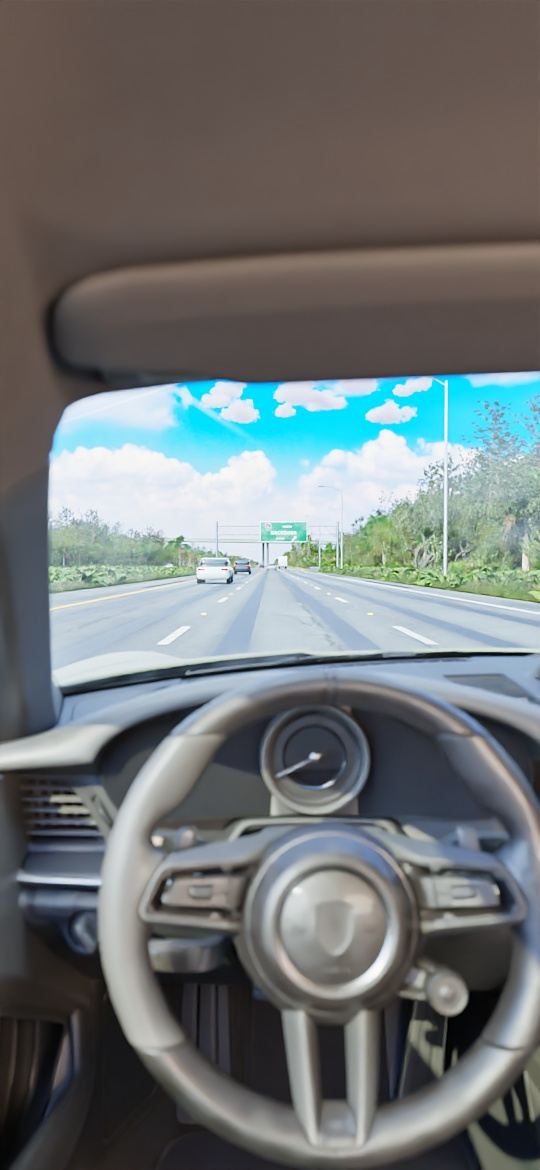
#> input picture end/highway/f0000.jpg, 540 x 1170 px
$ python vintage.py ../highway/f0000.jpg ../highway/f0001.jpg 5
#> lines starting #> are read from the running program, lines starting #| are printed output that depends on the picture
import sys

import numpy as np
from PIL import Image, ImageFilter


def blurred(a, radius):
    return np.asarray(Image.fromarray((a.clip(0, 1) * 255).astype(np.uint8)).filter(ImageFilter.GaussianBlur(radius))).astype(np.float32) / 255.0


def look(a, seed, grain_size=0.7, real=False):
#> called with seed = 5, grain_size = 0.7, real = False
    rng = np.random.default_rng(seed)
    h, w, _ = a.shape
#> h = 1170; w = 540

    bright = np.clip((a.max(axis=2, keepdims=True) - 0.6) / 0.4, 0, 1) * a
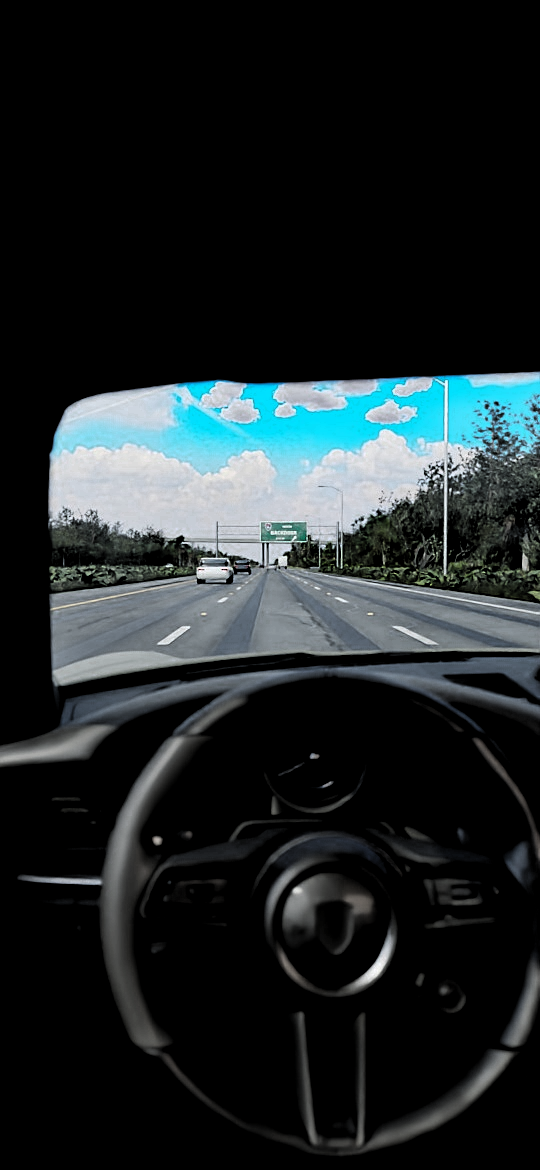
#> bright: shape (1170, 540, 3) float32; mean of channels 0, 1, 2 0.122, 0.15, 0.157; drawn as R, G, B
    glow = blurred(bright, w * 0.012) * np.array([1.0, 0.55, 0.35])
#> in blurred, `return np.asarray(Image.fromarray((a.clip(0, 1) * 255).astype(np.uint8..`:
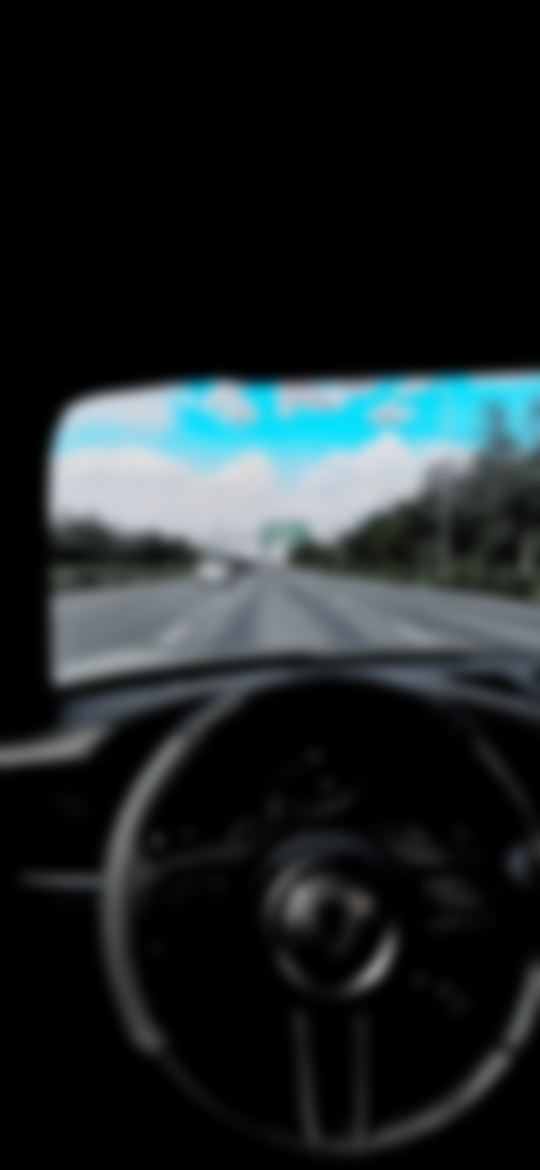
#> returned value: shape (1170, 540, 3) float32; mean of channels 0, 1, 2 0.122, 0.15, 0.157; drawn as R, G, B
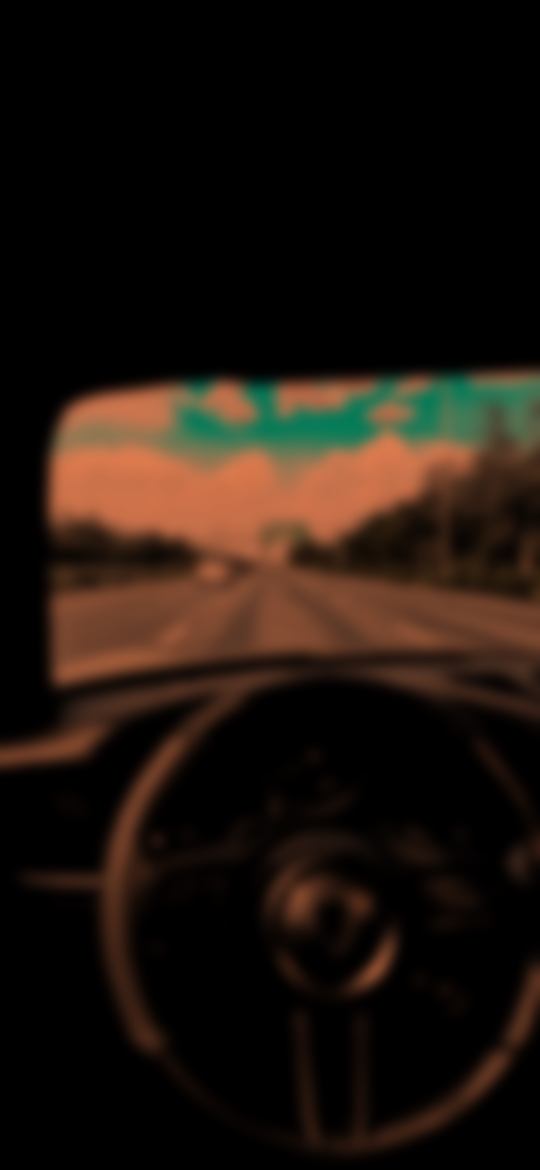
#> glow: shape (1170, 540, 3) float64; mean of channels 0, 1, 2 0.121, 0.0822, 0.0547; drawn as R, G, B
    a = 1 - (1 - a) * (1 - glow * (0.25 if real else 0.55))

    lum = (a * [0.299, 0.587, 0.114]).sum(axis=2, keepdims=True)
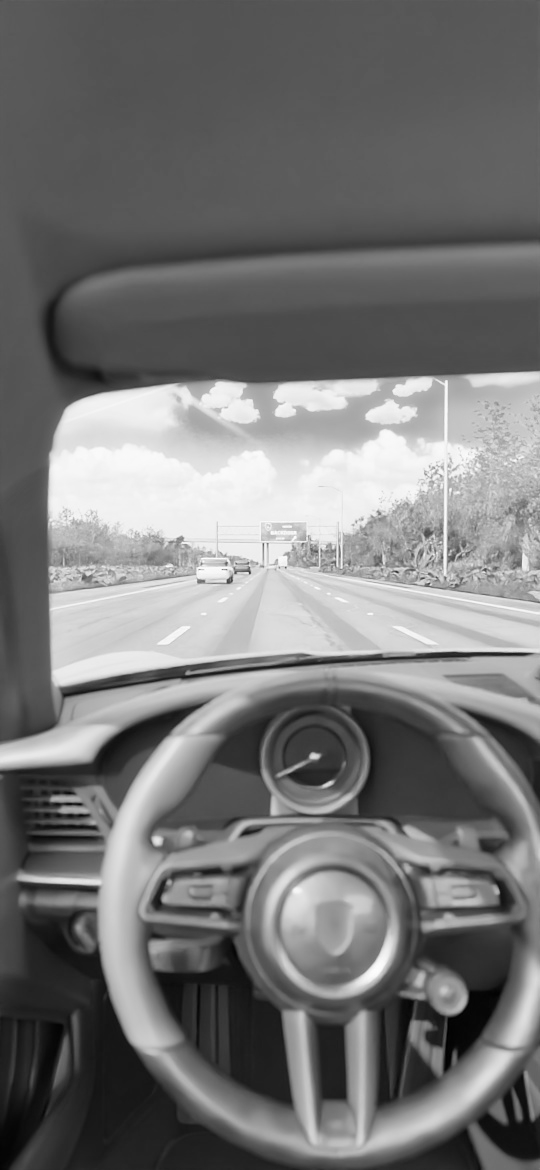
#> lum: shape (1170, 540, 1) float64; min 0.000894, max 0.996, mean 0.462
    a = lum + (a - lum) * (1.08 if real else 0.86)

    if real:
        a = np.clip((a - 0.02) / 0.98, 0, None)
    else:
        a = a * 0.9 + 0.045
        a[..., 0] = a[..., 0] * 1.03 + 0.01
        a[..., 2] = a[..., 2] * 0.96 + 0.015
        a = np.clip(a, 0, None) ** np.array([0.97, 1.0, 1.04])

    noise = rng.normal(0, 1, (h, w)).astype(np.float32)
    g = blurred(noise[..., None].repeat(3, 2) * 0.25 + 0.5, grain_size)[..., 0]
    noise = (g - 0.5) / 0.25
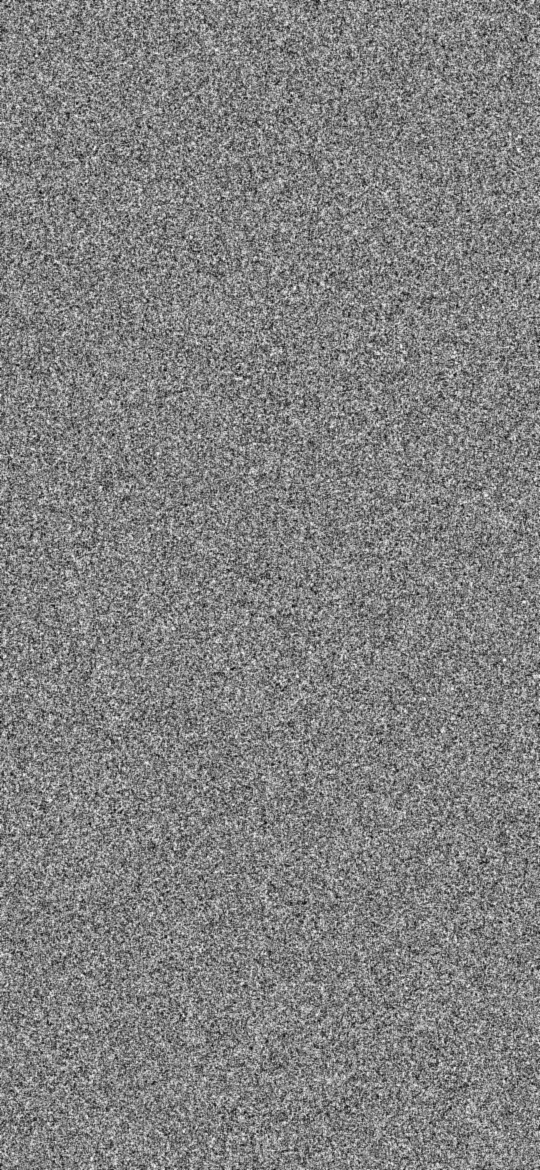
#> noise: shape (1170, 540) float32; min -1.61, max 1.55, mean -0.00681; drawn with min black and max white
    lum = (a * [0.299, 0.587, 0.114]).sum(axis=2, keepdims=True)
    amt = (0.022 if real else 0.055) * (1 - (2 * lum - 1) ** 2) + (0.006 if real else 0.015)
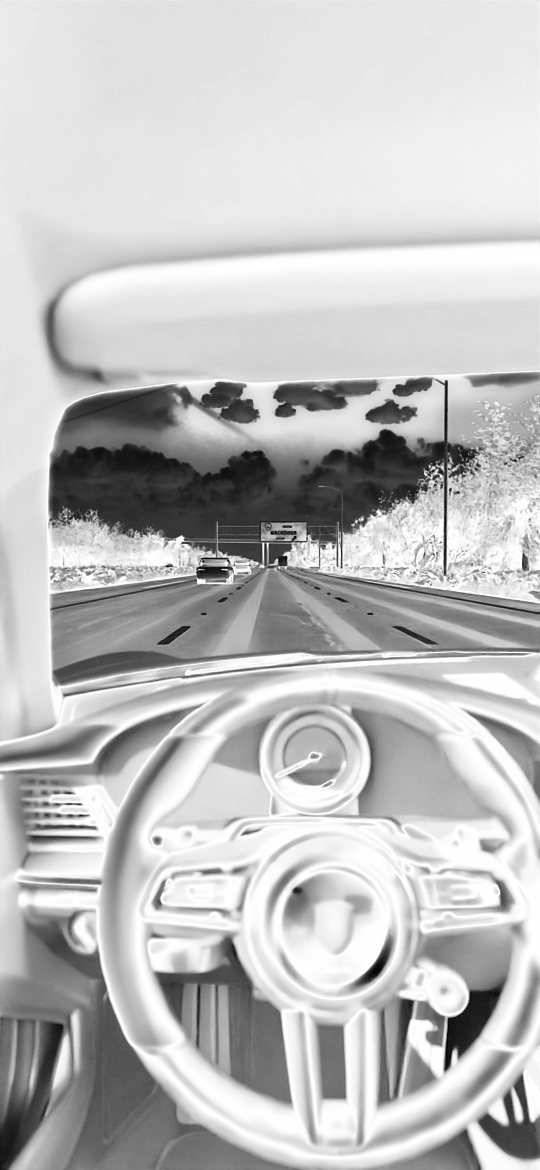
#> amt: shape (1170, 540, 1) float64; min 0.0254, max 0.07, mean 0.0589; drawn with min black and max white
    a = a + noise[..., None] * amt
    a = a + rng.normal(0, 0.005 if real else 0.012, (h, w, 3)).astype(np.float32)

    yy, xx = np.mgrid[0:h, 0:w]
    r = np.sqrt(((xx - w / 2) / (w / 2)) ** 2 + ((yy - h / 2) / (h / 2)) ** 2)
    a = a * (1 - (0.12 if real else 0.22) * np.clip(r - 0.55, 0, 1) ** 1.6)[..., None]
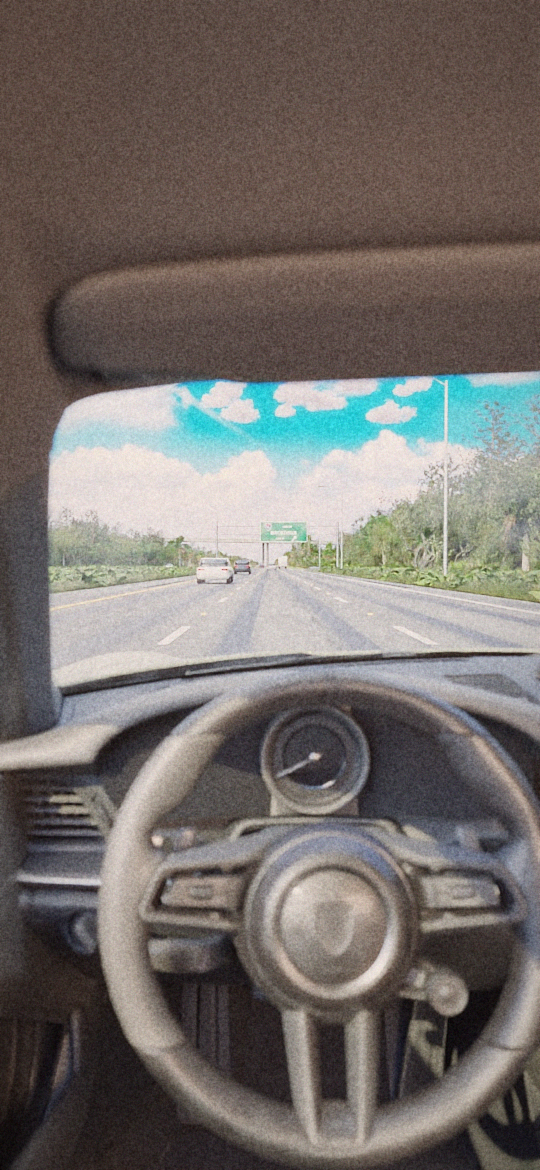
#> a: shape (1170, 540, 3) float64; mean of channels 0, 1, 2 0.474, 0.45, 0.434; drawn with min black and max white
    return a.clip(0, 1)


def load(path):
    return np.asarray(Image.open(path).convert("RGB")).astype(np.float32) / 255.0


def save(a, path):
#> called with path = '../highway/f0001.jpg'
    Image.fromarray((a.clip(0, 1) * 255).astype(np.uint8)).save(path, quality=93)


if __name__ == "__main__":
    src, dst = sys.argv[1], sys.argv[2]
    seed = int(sys.argv[3]) if len(sys.argv) > 3 else 0
    save(look(load(src), seed), dst)
